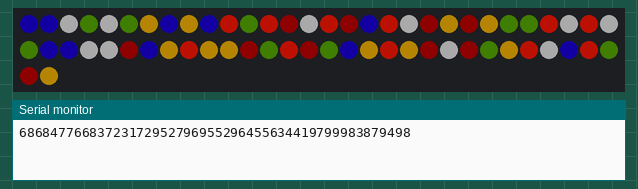
A sketch run on a simulated Arduino Uno, built with avr-gcc and run on an emulated ATmega328P. Shown: 62 RGB LEDs in strip order, left to right, continuing on the next row, the last lines printed to the serial monitor. Dim RGB values are drawn brighter than linear; random numbers use the default seed unless the sketch sets one.

Above: at 0.3 s.
At 3.8 s:
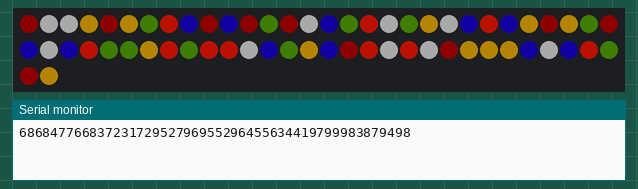
At 11.0 s:
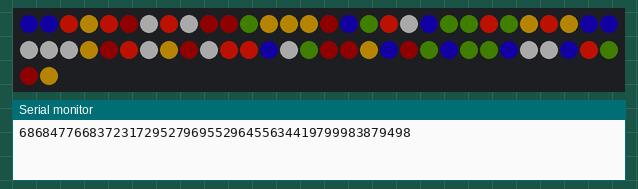
At 18.04 s:
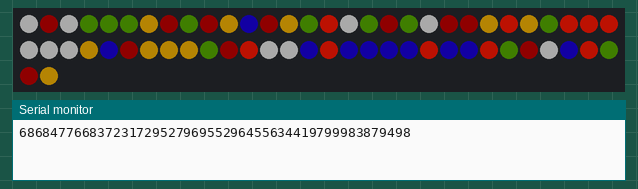
At 25.1 s:
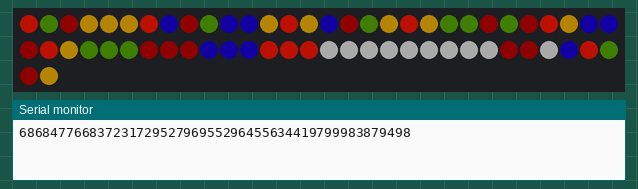
At 36.7 s:
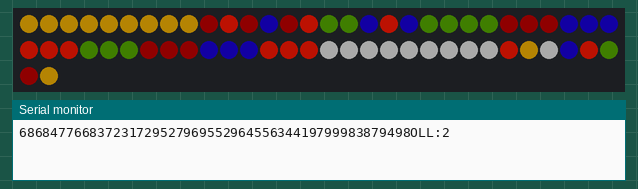

The sketch:

Rubik_s_Cube.ino
```cpp
#include <PS2X_lib.h>  //for v1.6
#include <FastLED.h>
#define NUM_LEDS 62
#define brightness 100
#define white 56
#define blue 57
#define orange 58
#define green 59
#define red 60
#define yellow 61
#define default_delay 100
#define turn_delay 100
PS2X ps2x; // create PS2 Controller Class

//right now, the library does NOT support hot pluggable controllers, meaning
//you must always either restart your Arduino after you conect the controller,
//or call config_gamepad(pins) again after connecting the controller.
int error = 0;
byte vibrate = 0;
byte pssr;
bool read_ENABLE=0;
//白藍橘綠紅黃
byte sixcolor[6][3]={{0, 0, 105},{170, 255, 100},{8,225,145},{78, 245, 35},{251,255,60},{47, 230, 155}};

CRGBArray<NUM_LEDS> leds;
uint8_t colorConv(uint8_t R,uint8_t G,uint8_t B,uint8_t type){
  long int h,s,v,MIN=255,MAX=0,r[3]={R,G,B};
  for(int i=0;i<3;i++){
    if (r[i]>MAX)MAX=r[i];
    if (r[i]<MIN)MIN=r[i];
  }
  if(MAX==MIN)h=0;
  else if(MAX==R&&G>=B)h=60/(MAX-MIN)*(G-B);
  else if(MAX==R&&G< B)h=60/(MAX-MIN)*(G-B)+360;
  else if(MAX==G)h=60/(MAX-MIN)*(B-R)+120;
  else if(MAX==B)h=60/(MAX-MIN)*(R-G)+240;
  else{
    Serial.print(R);Serial.print(',');Serial.print(G);Serial.print(',');Serial.print(B);
    Serial.println("color error");
    return 255;
  }
  if(MAX==0) s=0;
  else s=1-MIN/MAX;
  v=MAX;
  if(type==0)     return h*255/360;
  else if(type==1)return s*255;
  else if(type==2)return v;
}

byte init_color[54]={0,0,0,0,0,0,0,0,0, 4,4,4,3,3,3,2,2,2,1,1,1, 4,4,4,3,3,3,2,2,2,1,1,1 , 4,4,4,3,3,3,2,2,2,1,1,1,5,5,5,5,5,5,5,5,5};
void setup(){
  FastLED.addLeds<NEOPIXEL,A3>(leds, NUM_LEDS);
  Serial.begin(57600);
  randomSeed(analogRead(A0));
  for(int i=0;i<54;i++){
    leds[i]=CHSV(sixcolor[init_color[i]][0],sixcolor[init_color[i]][1],sixcolor[init_color[i]][2]);
  }
  for(int i=56;i<62;i++)
    leds[i]=CHSV(sixcolor[i-56][0],sixcolor[i-56][1],sixcolor[i-56][2]);
  for(int i=62;i<68;i++)
    leds[i]=CHSV(sixcolor[i-62][0],sixcolor[i-62][1],sixcolor[i-62][2]);
 //CHANGES for v1.6 HERE!!! **************PAY ATTENTION*************
  error = ps2x.config_gamepad(5,3,4,2, true, true);   //GamePad(clock, command, attention, data, Pressures?, Rumble?) check for error

  if(error == 1)
    Serial.println("No controller found, check wiring, see readme.txt to enable debug. visit www.billporter.info for troubleshooting tips");

  else if(error == 2)
    Serial.println("Controller found but not accepting commands. see readme.txt to enable debug. Visit www.billporter.info for troubleshooting tips");

  else if(error == 3)
    Serial.println("Controller refusing to enter Pressures mode, may not support it. ");

  FastLED.delay(50);
}
void teleport(char x,byte mode=0){
  //FBRLUD MN
  byte delay_time=turn_delay,times=3;
  if(mode)delay_time=0,times=1;
  if(x>10)x+=0x30;
  if(x!='M'&&x!='m'&&x!='N'&&x!='n'&&x!='O'&&x!='o'){
    byte sort[10]={1,2,3,7,8,9,4,10,5,11};
    byte index;
    if(x=='D')index=5;
    else if(x=='d')index=11;
    else if(x<=10)index=sort[x-1]-1;
    byte order1[6][12]={
      { 1, 2, 3,12,24,36,52,53,54,40,28,16},//順時針
      {16,17,18,19,20,21,10,11,12,13,14,15},//順時針
      { 7, 6, 1,15,27,39,54,49,48,43,31,19},//順時針
      { 7, 8, 9,10,22,34,46,47,48,42,30,18},//逆時針
      { 9, 4, 3,13,25,37,52,51,46,45,33,21},//逆時針
      {34,35,36,37,38,39,40,41,42,43,44,45} //逆時針
    };
    byte order2[6][ 8]={
      {15,14,13,25,37,38,39,27},//順時針
      { 1, 6, 7, 8, 9, 4, 3, 2},//順時針
      {18,17,16,28,40,41,42,30},//順時針
      {19,20,21,33,45,44,43,31},//逆時針
      {10,11,12,24,36,35,34,22},//逆時針
      {51,52,53,54,49,48,47,46},//逆時針
    };
    if(index<6){
      for(int j=0;j<times;j++){
        leds[54]=leds[order1[index][0]-1];
        for(int i=0;i<11;i++)
          leds[order1[index][i]-1]=leds[order1[index][i+1]-1];
        leds[order1[index][11]-1]=leds[54];
        if(j>0 ||mode>1){
          leds[55]=leds[order2[index][0]-1];
          for(int i=0;i<7;i++)
            leds[order2[index][i]-1]=leds[order2[index][i+1]-1];
          leds[order2[index][7]-1]=leds[55];
        }
        //FastLED.delay(delay_time);
      }
    }
    else if(index<12){
      index-=6;
      for(int j=0;j<times;j++){
        leds[54]=leds[order1[index][11]-1];
        for(int i=11;i>0;i--)
          leds[order1[index][i]-1]=leds[order1[index][i-1]-1];
        leds[order1[index][0]-1]=leds[54];
        if(j>0||mode>1){
        leds[55]=leds[order2[index][7]-1];
        for(int i=7;i>0;i--)
          leds[order2[index][i]-1]=leds[order2[index][i-1]-1];
        leds[order2[index][0]-1]=leds[55];
        }
        //FastLED.delay(delay_time);
      }
    }
  }
  else{//中橫
    byte index=0;
    byte order[3][12]={
      { 6, 5, 4,11,23,35,51,50,49,41,29,17},
      { 8, 5, 2,14,26,38,53,50,47,44,32,20},
      {22,23,24,25,26,27,28,29,30,31,32,33}
    };
    if(x=='M'||x=='m')index=0;
    if(x=='N'||x=='n')index=1;
    if(x=='O'||x=='o')index=2;
    if(x<0x60){
      for(int j=0;j<times;j++){
        leds[54]=leds[order[index][0]-1];
        for(int i=0;i<11;i++)
          leds[order[index][i]-1]=leds[order[index][i+1]-1];
        leds[order[index][11]-1]=leds[54];
        //FastLED.delay(delay_time);
      }
    }
    else if(x<0x60+26){
      for(int j=0;j<times;j++){
        leds[54]=leds[order[index][11]-1];
        for(int i=11;i>0;i--)
          leds[order[index][i]-1]=leds[order[index][i-1]-1];
        leds[order[index][0]-1]=leds[54];
        //FastLED.delay(delay_time);
      }
    }
  }
  FastLED.delay(0);
}
int steps=0;
void formula(char* str,int delay_time=default_delay,byte mode=0){
  int len=strlen(str);
  for(int i=0;i<len;i++){
         if(str[i]=='F')str[i]='3';
    else if(str[i]=='f')str[i]='6';
    else if(str[i]=='B')str[i]='9';
    else if(str[i]=='b')str[i]=':';
    else if(str[i]=='R')str[i]='1';
    else if(str[i]=='r')str[i]='4';
    else if(str[i]=='L')str[i]='7';
    else if(str[i]=='l')str[i]='8';
    else if(str[i]=='U')str[i]='2';
    else if(str[i]=='u')str[i]='5';
    teleport(str[i]-0x30,mode);
    delay(delay_time);
  }
  if(!mode)
    steps+=len;
}
void flip(byte rotation,int delay_time=default_delay){
  char rout[4][4]={"17M","2OD","48m","5od"};
  //char* reg=rout[rotation-1];
  //Serial.println(reg);
  for(int i=0;i<3;i++){
    formula(rout[rotation-1],0,i+1);
    delay(default_delay);
  }
/*
 *   for(int i=0;i<3;i++){
    if(rotation==1)
      formula("17M",0,i+1);
    else if(rotation==2)
      formula("2DU",0,i+1);
    else if(rotation==3)
      formula("48m",0,i+1);
    else if(rotation==4)
      formula("5du",0,i+1);
    delay(50);
  }
 */
}
void monit(){
  Serial.print("pss_RX=");
  Serial.print(ps2x.Analog(PSS_RX));
  Serial.print(",");
  Serial.print("pss_RY=");
  Serial.print(ps2x.Analog(PSS_RY));
  Serial.print(",");
  Serial.print("pss_LX=");
  Serial.print(ps2x.Analog(PSS_LX));
  Serial.print(",");
  Serial.print("pss_LY=");
  Serial.println(ps2x.Analog(PSS_LY));
}
void pssx_access(){
  if(ps2x.Analog(PSS_RX)==128&&ps2x.Analog(PSS_RY)==127&&ps2x.Analog(PSS_LX)==128&&ps2x.Analog(PSS_LY)==127){
    read_ENABLE=1;
    pssr=0;
  }
  else{
    if     (ps2x.Analog(PSS_RY)>127)pssr=1;
    else if(ps2x.Analog(PSS_RY)<127)pssr=4;
    if     (ps2x.Analog(PSS_RX)>128)pssr=2;
    else if(ps2x.Analog(PSS_RX)<128)pssr=5;
    if     (ps2x.Analog(PSS_LY)>127)pssr=7;
    else if(ps2x.Analog(PSS_LY)<127)pssr=8;
    if     (ps2x.Analog(PSS_LX)>128)pssr=6;
    else if(ps2x.Analog(PSS_LX)<128)pssr=3;
  }
}
byte pssx_read(){
  if(pssr&&read_ENABLE){
    read_ENABLE=0;
    Serial.println(pssr);
    return pssr;
  }
  else return 0;
}
void search_center_block(int delay_time=default_delay){
  byte rout[9]={2,2,2,2,1,2,2,2,2};
  for(int i=0;i<9;i++){
    if(leds[31]==leds[white])
      break;
    else flip(rout[i],delay_time);
  }
}
void cross(int delay_time=default_delay){
  for(int i=0;i<4;i++){
    for(int g=0;g<4;g++){
      int type=0;
      bool flag=1;
           if(leds[13]==leds[white]&&leds[1]==leds[57+i])type=0;
      else if(leds[1]==leds[white]&&leds[13]==leds[57+i])type=1;
      else if(leds[10]==leds[white]&&leds[3]==leds[57+i])type=2;
      else if(leds[3]==leds[white]&&leds[10]==leds[57+i])type=3;
      else if(leds[16]==leds[white]&&leds[5]==leds[57+i])type=4;
      else if(leds[5]==leds[white]&&leds[16]==leds[57+i])type=5;
      else if(leds[19]==leds[white]&&leds[7]==leds[57+i])type=6;
      else if(leds[7]==leds[white]&&leds[19]==leds[57+i])type=7;
      else flag=0;
      char rout[6][4]={"55","2M5","2","M5","5","m2"};
      if(!flag){
        flip(1,delay_time);
      }
      else{
        if(type>5)teleport(5),type-=4;
        for(int j=0;j<g;j++)teleport(8);
        formula(rout[type],delay_time);
        flip(1,delay_time);
        break;
      }
    }
  }
  for(int i=0;i<4;i++){
    if(leds[4]==leds[blue])break;
    else flip(3,delay_time);
  }
  for(int i=0;i<4;i++){
    if(leds[7]==leds[blue])break;
    else teleport(8);
  }
  flip(1);
}
void layer1(int delay_time=default_delay){
  //formula("215"); formula("643");
  //formula("21543562");
  for(int i=0;i<4;i++){
    for(int g=0;g<4;g++){
      //delay(5000);
      //21154211542154
      int type=0;
      bool flag=1;
      if(i==3)leds[54]=leds[yellow],leds[yellow]=leds[blue];
           if(leds[ 6]==leds[58+i]&&leds[17]==leds[57+i]&&leds[18]==leds[white]) type=0;
      else if(leds[14]==leds[58+i]&&leds[15]==leds[57+i]&&leds[ 0]==leds[white]) type=1;
      else if(leds[17]==leds[58+i]&&leds[18]==leds[57+i]&&leds[ 6]==leds[white]) type=2;
      else if(leds[15]==leds[58+i]&&leds[ 0]==leds[57+i]&&leds[14]==leds[white]) type=3;
      else if(leds[18]==leds[58+i]&&leds[ 6]==leds[57+i]&&leds[17]==leds[white]) type=4;
      else if(leds[ 0]==leds[58+i]&&leds[14]==leds[57+i]&&leds[15]==leds[white]) type=5;
      else flag=0;
      if(i==3)leds[yellow]=leds[54];
      if(!flag){
        flip(1,delay_time);

      }
      else{

        if(type%2==0){
          formula("2154",delay_time);
          type--;
          if(type<0)type+=6;
          //delay(3000);
        }
        for(int j=0;j<g;j++)formula("8m",delay_time);
        for(int i=0;i<type;i++)
          formula("2154",delay_time);
        flip(1,delay_time);
        break;
      }
    }
  }
  flip(3,delay_time);
  flip(2,delay_time);
  flip(1,delay_time);
}
void layer2(int delay_time=default_delay){
  for(int i=0;i<4;i++){
    for(int g=0;g<4;g++){
      int type=0;
      bool flag=1;
      if(i==3)leds[54]=leds[yellow],leds[yellow]=leds[blue];
           if(leds[ 5]==leds[58+i]&&leds[16]==leds[57+i])type=0;
      else if(leds[16]==leds[58+i]&&leds[ 5]==leds[57+i])type=1;
      else if(leds[29]==leds[58+i]&&leds[30]==leds[57+i])type=2;
      else if(leds[30]==leds[58+i]&&leds[29]==leds[57+i])type=3;
      else flag=0;
      if(i==3)leds[yellow]=leds[54];
      char rout[2][10]={"28573768","556237386"};//54216132
      if(!flag){
        flip(2,delay_time);
        //delay(5000);
      }
      else{
        if(type>1){
          formula("2857376822",delay_time);
          type-=2;
         //delay(5000);
        }
        for(int j=0;j<g;j++)
          flip(4,delay_time);
        for(int j=0;j<g;j++)
          teleport(2);
        formula(rout[type],delay_time);
        flip(2,delay_time);
        break;
      }
    }
  }
}
bool oll_detect(byte a,byte b,byte c,byte d){
  return leds[a]==leds[yellow]&&leds[b]==leds[yellow]&&leds[c]==leds[yellow]&&leds[d]==leds[yellow];
}
void OLL(int delay_time){
  byte fx=0;
  for(int i=0;i<4;i++){
    if(leds[7]==leds[yellow]&&leds[3]==leds[yellow])     formula("123564",delay_time),fx=1;
    else if(leds[5]==leds[yellow]&&leds[3]==leds[yellow])formula("132654",delay_time),fx=2;
    else if(oll_detect(10,13,16,19))                     formula("1235645132654",delay_time),fx=3;
    else teleport(2);
    if(oll_detect( 1, 3, 5, 7))                     break;

  }
//
  for(int i=0;i<4;i++){
         if(oll_detect(12,14,18,20))formula("451542154221",delay_time),fx+=10;
    else if(oll_detect(11,15,18,20))formula("42244244244224",delay_time),fx+=20;
    else if(oll_detect( 6, 0, 9,11))formula("11d4551D4554",delay_time),fx+=30;
    else if(oll_detect( 6, 0,12,20))formula("134:1649",delay_time),fx+=40;
    else if(oll_detect( 0, 8,18,11))formula("4515421542154221",delay_time),fx+=50;
    else if(oll_detect(17,14,11, 8))formula("12421554",delay_time),fx+=60;
    else if(oll_detect(15,12, 9, 6))formula("45154221",delay_time),fx+=70;
    else teleport(2);
  }
  Serial.print("OLL:");
  Serial.println(fx);
}
void PLL(int delay_time){
  byte fx=0;
  for(int i=0;i<4;i++){
    if(leds[17]==leds[15]&&leds[14]==leds[12])break;
    else if(leds[17]==leds[15])formula("158554215547",delay_time),fx=1;
    else if(leds[17]!=leds[15]&&leds[14]!=leds[12]&&leds[11]!=leds[9]&&leds[20]!=leds[18])formula("64212451345121643",delay_time),fx=2;
    else teleport(2);
  }
  //delay(1000);
  for(int j=0;j<4;j++){
    for(int i=0;i<4;i++){
      if (leds[15]==leds[16]&&leds[15]==leds[17]&&leds[15]==leds[28]){
        flip(2);
        flip(2);
        if(leds[13]==leds[28])formula("mm2M55m2mm",delay_time),fx+=10;
        else formula("mm5M55m5mm",delay_time),fx+=20;
        Serial.print("PLL:");
        Serial.println(fx);
        return;
      }
      else if(leds[18]==leds[16]&&leds[19]==leds[17]&&leds[17]==leds[28]){
        formula("45154215422154515421542212",delay_time),fx+=30;
        Serial.print("PLL:");
        Serial.println(fx);
        return;
      }
      else if(leds[16]==leds[11]&&leds[14]==leds[19]&&leds[17]==leds[28]){
        formula("mm5mm55mm5mm",delay_time),fx+=40;
        Serial.print("PLL:");
        Serial.println(fx);
        return;
      }
      else teleport(2);
    }
    flip(2);
  }

}
byte n=0;
byte program_counter=0;
bool Blink=0;
long long int start_time;
bool mode=0;
void loop(){
/*
 *   ps2x.read_gamepad();
  if(pssx_read()==1)teleport(1);
  pssx_access();

 */
  if(mode==0){
    for(int i=0;i<54;i++)
      leds[i]=CHSV(sixcolor[init_color[i]][0],sixcolor[init_color[i]][1],sixcolor[init_color[i]][2]);

    for(int i=0;i<50;i++){
      byte nnn=random(9)+1;
      Serial.print(nnn);
      //Serial.print(',');
      teleport(nnn);
    }

    //formula("87169477688333249761635185579154473197536782587555",0);
    delay(1000);
    start_time=millis();
    search_center_block(100);
    delay(1500);
    cross(100);
    delay(1500);
    layer1(100);
    delay(1500);
    layer2(100);
    delay(1500);
    OLL(100);
    delay(1500);
    PLL(100);
    Serial.print("Total time consumed:");
    double aaa=(millis()-start_time)*1.0/1000;
    Serial.println(aaa);
    Serial.print("Total steps consumed:");
    Serial.println(steps);
    steps=0;
    for(int i=0;i<12;i++){
      flip(2);
      delay(500);
    }
  }
  else{

  }
}
```

Measured:
- what the display in image 0 shows lasts 1.0 s, from 0.2 s to 1.2 s
- what the display in image 1 shows lasts 1.6 s, from 3.7 s to 5.3 s
- what the display in image 5 shows lasts 1.5 s, from 36.6 s to 38.1 s
